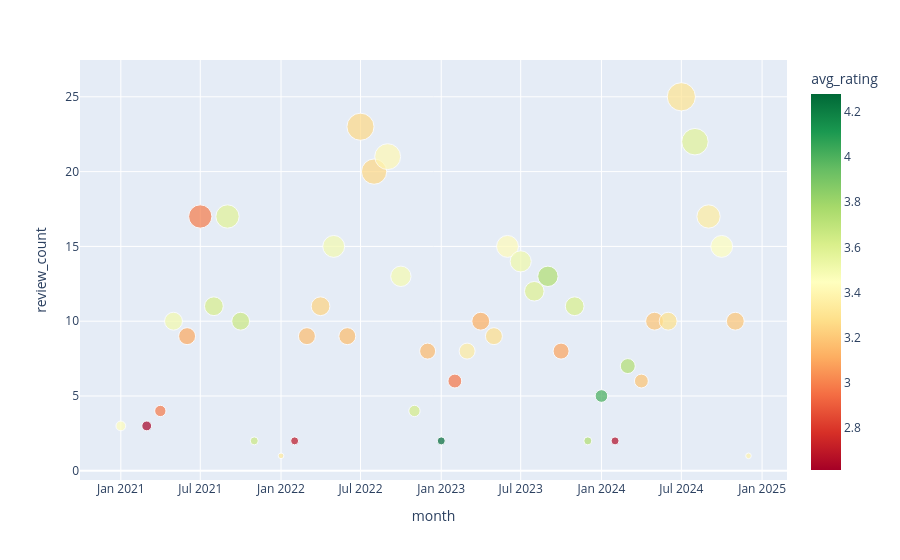

Notebook code for this chart:
### Code cell
px.scatter(
    df_monthly_trail_summary[df_monthly_trail_summary['trail_name']=='Mt. St Helens Summit via Ptarmigan Trail'],
    x="month",
    y="review_count",
    color="avg_rating",
    color_continuous_scale="RdYlGn",
    size="review_count"
)

### Figure 1 — Plotly figure (JSON) as saved in the notebook; plotly's stock layout.template omitted (floating-point values rounded to 4 significant figures)
{"data": [{"hovertemplate": "month=%{x}<br>review_count=%{marker.size}<br>avg_rating=%{marker.color}<extra></extra>", "legendgroup": "", "marker": {"color": [3.44, 2.613, 2.978, 3.504, 3.099, 2.982, 3.619, 3.578, 3.66, 3.66, 3.33, 2.685, 3.163, 3.236, 3.498, 3.159, 3.258, 3.255, 3.411, 3.491, 3.63, 3.151, 4.28, 2.968, 3.341, 3.117, 3.278, 3.427, 3.514, 3.593, 3.745, 3.089, 3.613, 3.745, 4.02, 2.65, 3.741, 3.183, 3.187, 3.283, 3.302, 3.573, 3.349, 3.444, 3.191, 3.39], "coloraxis": "coloraxis", "size": [3, 3, 4, 10, 9, 17, 11, 17, 10, 2, 1, 2, 9, 11, 15, 9, 23, 20, 21, 13, 4, 8, 2, 6, 8, 10, 9, 15, 14, 12, 13, 8, 11, 2, 5, 2, 7, 6, 10, 10, 25, 22, 17, 15, 10, 1], "sizemode": "area", "sizeref": 0.0625, "symbol": "circle"}, "mode": "markers", "name": "", "orientation": "v", "showlegend": false, "type": "scatter", "x": ["2021-01-01T00:00:00", "2021-03-01T00:00:00", "2021-04-01T00:00:00", "2021-05-01T00:00:00", "2021-06-01T00:00:00", "2021-07-01T00:00:00", "2021-08-01T00:00:00", "2021-09-01T00:00:00", "2021-10-01T00:00:00", "2021-11-01T00:00:00", "2022-01-01T00:00:00", "2022-02-01T00:00:00", "2022-03-01T00:00:00", "2022-04-01T00:00:00", "2022-05-01T00:00:00", "2022-06-01T00:00:00", "2022-07-01T00:00:00", "2022-08-01T00:00:00", "2022-09-01T00:00:00", "2022-10-01T00:00:00", "2022-11-01T00:00:00", "2022-12-01T00:00:00", "2023-01-01T00:00:00", "2023-02-01T00:00:00", "2023-03-01T00:00:00", "2023-04-01T00:00:00", "2023-05-01T00:00:00", "2023-06-01T00:00:00", "2023-07-01T00:00:00", "2023-08-01T00:00:00", "2023-09-01T00:00:00", "2023-10-01T00:00:00", "2023-11-01T00:00:00", "2023-12-01T00:00:00", "2024-01-01T00:00:00", "2024-02-01T00:00:00", "2024-03-01T00:00:00", "2024-04-01T00:00:00", "2024-05-01T00:00:00", "2024-06-01T00:00:00", "2024-07-01T00:00:00", "2024-08-01T00:00:00", "2024-09-01T00:00:00", "2024-10-01T00:00:00", "2024-11-01T00:00:00", "2024-12-01T00:00:00"], "xaxis": "x", "y": [3, 3, 4, 10, 9, 17, 11, 17, 10, 2, 1, 2, 9, 11, 15, 9, 23, 20, 21, 13, 4, 8, 2, 6, 8, 10, 9, 15, 14, 12, 13, 8, 11, 2, 5, 2, 7, 6, 10, 10, 25, 22, 17, 15, 10, 1], "yaxis": "y"}], "layout": {"coloraxis": {"colorbar": {"title": {"text": "avg_rating"}}, "colorscale": [[0, "rgb(165,0,38)"], [0.1, "rgb(215,48,39)"], [0.2, "rgb(244,109,67)"], [0.3, "rgb(253,174,97)"], [0.4, "rgb(254,224,139)"], [0.5, "rgb(255,255,191)"], [0.6, "rgb(217,239,139)"], [0.7, "rgb(166,217,106)"], [0.8, "rgb(102,189,99)"], [0.9, "rgb(26,152,80)"], [1, "rgb(0,104,55)"]]}, "legend": {"itemsizing": "constant", "tracegroupgap": 0}, "margin": {"t": 60}, "xaxis": {"anchor": "y", "domain": [0, 1], "title": {"text": "month"}}, "yaxis": {"anchor": "x", "domain": [0, 1], "title": {"text": "review_count"}}}}
